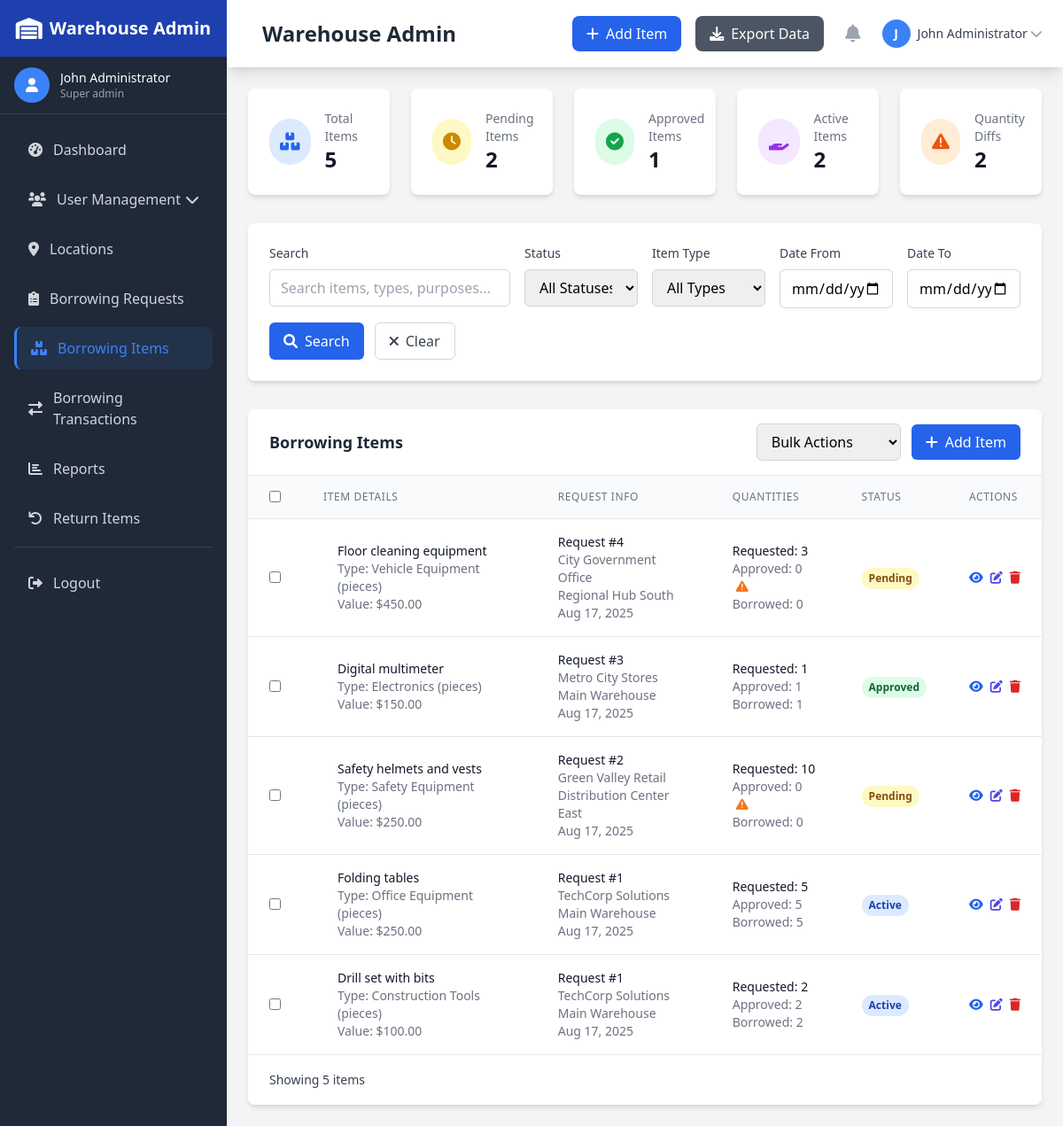
The page /borrowing-items.php (signed in) on the database its author committed.
### tables this page shows
CREATE TABLE Borrowing_Items (
    id INT PRIMARY KEY AUTO_INCREMENT,
    borrowing_request_id INT,
    item_type_id INT,
    item_description VARCHAR(255),  
    quantity_requested INT,
    quantity_approved INT,
    quantity_borrowed INT,
    estimated_value DECIMAL(10,2),
    FOREIGN KEY (borrowing_request_id) REFERENCES Borrowing_Request(id),
    FOREIGN KEY (item_type_id) REFERENCES Borrowing_Item_Types(id)
);

CREATE TABLE Borrowing_Item_Types (
    id INT PRIMARY KEY AUTO_INCREMENT,
    name VARCHAR(100),
    description TEXT,
    unit VARCHAR(50),
    estimated_value DECIMAL(10,2),
    created_at DATETIME DEFAULT CURRENT_TIMESTAMP
);

CREATE TABLE Borrowing_Request (
    id INT PRIMARY KEY AUTO_INCREMENT,
    customer_id INT,
    employee_id INT,
    location_id INT,
    request_date DATETIME DEFAULT CURRENT_TIMESTAMP,
    required_date DATETIME,
    purpose TEXT,
    status ENUM('pending', 'approved', 'rejected', 'active', 'returned', 'overdue') DEFAULT 'pending',
    approved_by INT,
    approved_date DATETIME,
    notes TEXT,
    FOREIGN KEY (customer_id) REFERENCES Customer(id),
    FOREIGN KEY (employee_id) REFERENCES Employee(id),
    FOREIGN KEY (location_id) REFERENCES Location(id),
    FOREIGN KEY (approved_by) REFERENCES Admin(id)
);

CREATE TABLE Customer (
    id INT PRIMARY KEY AUTO_INCREMENT,
    name VARCHAR(100),
    email VARCHAR(100) UNIQUE,
    password_hash VARCHAR(255),
    phone VARCHAR(20),
    address TEXT,
    customer_type ENUM('retail', 'wholesale', 'corporate', 'government') DEFAULT 'retail',
    location_type ENUM('local', 'regional', 'national', 'international') DEFAULT 'local',
    contact_person VARCHAR(100),
    alt_phone VARCHAR(20),
    credit_limit DECIMAL(10,2) DEFAULT 0.00,
    payment_terms ENUM('net-30', 'net-60', 'cod', 'advance') DEFAULT 'net-30',
    billing_address TEXT,
    shipping_address TEXT,
    status ENUM('active', 'inactive', 'vip', 'suspended') DEFAULT 'active',
    created_at DATETIME DEFAULT CURRENT_TIMESTAMP
);

CREATE TABLE Location (
    id INT PRIMARY KEY AUTO_INCREMENT,
    name VARCHAR(100),
    address TEXT,
    city VARCHAR(100),
    state VARCHAR(100),
    zip_code VARCHAR(20),
    country VARCHAR(100)
);

### borrowing-items.php (the view, shortened to what the rows shown need)
<?php
require_once 'includes/auth.php';
function getBorrowingItems($pdo, $page = 1, $limit = 10, $filters = []) {
    $offset = ($page - 1) * $limit;
    $whereClause = "WHERE 1=1";
    $params = [];
    $query = "SELECT bi.*,
                     bt.name as item_type_name,
                     bt.unit as item_type_unit,
                     br.id as request_id,
                     br.status as request_status,
                     br.request_date,
                     br.required_date,
                     br.purpose,
                     c.name as customer_name,
                     c.customer_type,
                     e.name as employee_name,
                     l.name as location_name,
                     l.city as location_city
              FROM Borrowing_Items bi
              INNER JOIN Borrowing_Request br ON bi.borrowing_request_id = br.id
              INNER JOIN Customer c ON br.customer_id = c.id
              INNER JOIN Employee e ON br.employee_id = e.id
              INNER JOIN Location l ON br.location_id = l.id
              LEFT JOIN Borrowing_Item_Types bt ON bi.item_type_id = bt.id
              $whereClause
              ORDER BY br.request_date DESC, bi.id DESC
              LIMIT :limit OFFSET :offset";
    $stmt = $pdo->prepare($query);
    $stmt->bindValue(':limit', $limit, PDO::PARAM_INT);
    $stmt->bindValue(':offset', $offset, PDO::PARAM_INT);
    $stmt->execute();
    return $stmt->fetchAll();
}
$filters = [
    'search' => $_GET['search'] ?? '',
    'status' => $_GET['status'] ?? '',
    'item_type_id' => $_GET['item_type_id'] ?? '',
    'borrowing_request_id' => $_GET['borrowing_request_id'] ?? '',
    'date_from' => $_GET['date_from'] ?? '',
    'date_to' => $_GET['date_to'] ?? ''
];
$page = (int)($_GET['page'] ?? 1);
$limit = 10;
$items = getBorrowingItems($pdo, $page, $limit, $filters);
?>
<!DOCTYPE html>
<html lang="en">
<head>
    <script src="https://cdn.tailwindcss.com"></script>
    <link href="https://cdnjs.cloudflare.com/ajax/libs/font-awesome/6.0.0/css/all.min.css" rel="stylesheet">
    <link rel="stylesheet" href="css/style.css">
</head>
<body class="bg-gray-100">
    <div class="lg:ml-64">
        <?php include 'includes/navbar.php'; ?>
        <main class="p-6">
            <div class="bg-white rounded-lg shadow-md overflow-hidden">
                <div class="overflow-x-auto">
                    <table class="min-w-full divide-y divide-gray-200">
                        <thead class="bg-gray-50">
                            <tr>
                                <th class="px-6 py-3 text-left">
                                    <input type="checkbox" id="select-all" class="rounded border-gray-300">
                                </th>
                                <th class="px-6 py-3 text-left text-xs font-medium text-gray-500 uppercase tracking-wider">Item Details</th>
                                <th class="px-6 py-3 text-left text-xs font-medium text-gray-500 uppercase tracking-wider">Request Info</th>
                                <th class="px-6 py-3 text-left text-xs font-medium text-gray-500 uppercase tracking-wider">Quantities</th>
                                <th class="px-6 py-3 text-left text-xs font-medium text-gray-500 uppercase tracking-wider">Status</th>
                                <th class="px-6 py-3 text-left text-xs font-medium text-gray-500 uppercase tracking-wider">Actions</th>
                            </tr>
                        </thead>
                        <tbody class="bg-white divide-y divide-gray-200">
                            <?php foreach ($items as $item): ?>
                                <tr class="hover:bg-gray-50">
                                    <td class="px-6 py-4">
                                        <input type="checkbox" class="item-checkbox rounded border-gray-300" data-id="<?php echo $item['id']; ?>">
                                    </td>
                                    <td class="px-6 py-4">
                                        <div class="flex items-center">
                                            <div class="ml-4">
                                                <div class="text-sm font-medium text-gray-900">
                                                    <?php echo htmlspecialchars($item['item_description']); ?>
                                                </div>
                                                <div class="text-sm text-gray-500">
                                                    <?php if ($item['item_type_name']): ?>
                                                        Type: <?php echo htmlspecialchars($item['item_type_name']); ?>
                                                        <?php if ($item['item_type_unit']): ?>
                                                            (<?php echo htmlspecialchars($item['item_type_unit']); ?>)
                                                        <?php endif; ?>
                                                    <?php else: ?>
                                                        No type specified
                                                    <?php endif; ?>
                                                </div>
                                                <?php if ($item['estimated_value']): ?>
                                                    <div class="text-sm text-gray-500">
                                                        Value: $<?php echo number_format($item['estimated_value'], 2); ?>
                                                    </div>
                                                <?php endif; ?>
                                            </div>
                                        </div>
                                    </td>
                                    <td class="px-6 py-4">
                                        <div class="text-sm text-gray-900">
                                            Request #<?php echo $item['request_id']; ?>
                                        </div>
                                        <div class="text-sm text-gray-500">
                                            <?php echo htmlspecialchars($item['customer_name']); ?>
                                        </div>
                                        <div class="text-sm text-gray-500">
                                            <?php echo htmlspecialchars($item['location_name']); ?>
                                        </div>
                                        <div class="text-sm text-gray-500">
                                            <?php echo date('M j, Y', strtotime($item['request_date'])); ?>
                                        </div>
                                    </td>
                                    <td class="px-6 py-4">
                                        <div class="text-sm text-gray-900">
                                            Requested: <?php echo number_format($item['quantity_requested']); ?>
                                        </div>
                                        <?php if ($item['quantity_approved'] !== null): ?>
                                            <div class="text-sm text-gray-500">
                                                Approved: <?php echo number_format($item['quantity_approved']); ?>
                                                <?php if ($item['quantity_approved'] != $item['quantity_requested']): ?>
                                                    <i class="fas fa-exclamation-triangle text-orange-500 ml-1" title="Quantity differs from requested"></i>
                                                <?php endif; ?>
                                            </div>
                                        <?php endif; ?>
                                        <?php if ($item['quantity_borrowed'] !== null): ?>
                                            <div class="text-sm text-gray-500">
                                                Borrowed: <?php echo number_format($item['quantity_borrowed']); ?>
                                            </div>
                                        <?php endif; ?>
                                    </td>
                                    <td class="px-6 py-4">
                                        <?php
                                        $statusColors = [
                                            'pending' => 'bg-yellow-100 text-yellow-800',
                                            'approved' => 'bg-green-100 text-green-800',
                                            'rejected' => 'bg-red-100 text-red-800',
                                            'active' => 'bg-blue-100 text-blue-800',
                                            'completed' => 'bg-gray-100 text-gray-800',
                                            'overdue' => 'bg-red-100 text-red-800'
                                        ];
                                        $statusClass = $statusColors[$item['request_status']] ?? 'bg-gray-100 text-gray-800';
                                        ?>
                                        <span class="inline-flex px-2 py-1 text-xs font-semibold rounded-full <?php echo $statusClass; ?>">
                                            <?php echo ucfirst($item['request_status']); ?>
                                        </span>
                                    </td>
                                    <td class="px-6 py-4 text-sm font-medium">
                                        <div class="flex space-x-2">
                                            <button onclick="viewItem(<?php echo $item['id']; ?>)"
                                                    class="text-blue-600 hover:text-blue-900" title="View Details">
                                                <i class="fas fa-eye"></i>
                                            </button>
                                            <button onclick="editItem(<?php echo $item['id']; ?>)"
                                                    class="text-indigo-600 hover:text-indigo-900" title="Edit">
                                                <i class="fas fa-edit"></i>
                                            </button>
                                            <button onclick="deleteItem(<?php echo $item['id']; ?>)"
                                                    class="text-red-600 hover:text-red-900" title="Delete">
                                                <i class="fas fa-trash"></i>
                                            </button>
                                        </div>
                                    </td>
                                </tr>
                            <?php endforeach; ?>
                        </tbody>
                    </table>
                </div>
            </div>
        </main>
    </div>
</body>
</html>

### rows shown on the page
borrowing_items: item_description "Floor cleaning equipment", item_type.name "Vehicle Equipment", item_type.unit "pieces", estimated_value "450.00", borrowing_request "4", customer.name "City Government Office", location.name "Regional Hub South", borrowing_request.request_date "Aug 17, 2025", quantity_requested "3", quantity_approved "0", quantity_borrowed "0", borrowing_request.status "Pending"
borrowing_items: item_description "Digital multimeter", item_type.name "Electronics", item_type.unit "pieces", estimated_value "150.00", borrowing_request "3", customer.name "Metro City Stores", location.name "Main Warehouse", borrowing_request.request_date "Aug 17, 2025", quantity_requested "1", quantity_approved "1", quantity_borrowed "1", borrowing_request.status "Approved"
borrowing_items: item_description "Safety helmets and vests", item_type.name "Safety Equipment", item_type.unit "pieces", estimated_value "250.00", borrowing_request "2", customer.name "Green Valley Retail", location.name "Distribution Center East", borrowing_request.request_date "Aug 17, 2025", quantity_requested "10", quantity_approved "0", quantity_borrowed "0", borrowing_request.status "Pending"
borrowing_items: item_description "Folding tables", item_type.name "Office Equipment", item_type.unit "pieces", estimated_value "250.00", borrowing_request "1", customer.name "TechCorp Solutions", location.name "Main Warehouse", borrowing_request.request_date "Aug 17, 2025", quantity_requested "5", quantity_approved "5", quantity_borrowed "5", borrowing_request.status "Active"
borrowing_items: item_description "Drill set with bits", item_type.name "Construction Tools", item_type.unit "pieces", estimated_value "100.00", borrowing_request "1", customer.name "TechCorp Solutions", location.name "Main Warehouse", borrowing_request.request_date "Aug 17, 2025", quantity_requested "2", quantity_approved "2", quantity_borrowed "2", borrowing_request.status "Active"

### other values the page prints
$currentAdmin['name'] "John Administrator"
str_replace('-', ' ', $currentAdmin['role']) "Super admin"
$pageTitle "Warehouse Admin"
$action['text'] "Add Item"
$action['text'] "Export Data"
substr($currentAdmin['name'], 0, 1) "J"
$stats['total_items'] "5"
$stats['pending_items'] "2"
$stats['approved_items'] "1"
$stats['active_items'] "2"
$stats['quantity_differences'] "2"
count($items) "5"
